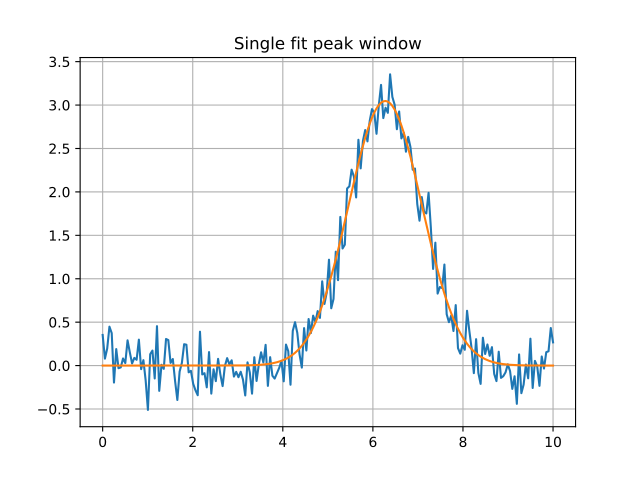

Recreate this plot in Python.
import numpy as np
import matplotlib.pyplot as plt

from astropy.modeling import models
from astropy import units as u

from specutils.spectra import Spectrum1D
from specutils.fitting import fit_lines

# Create a simple spectrum with a Gaussian.
np.random.seed(0)
x = np.linspace(0., 10., 200)
y = 3 * np.exp(-0.5 * (x- 6.3)**2 / 0.8**2)
y += np.random.normal(0., 0.2, x.shape)

# Create the spectrum
spectrum = Spectrum1D(flux=y*u.Jy, spectral_axis=x*u.um)

# Fit the spectrum
g_init = models.Gaussian1D(amplitude=3.*u.Jy, mean=5.5*u.um, stddev=1.*u.um)
g_fit = fit_lines(spectrum, g_init, window=2*u.um)
y_fit = g_fit(x*u.um)

plt.plot(x, y)
plt.plot(x, y_fit)
plt.title('Single fit peak window')
plt.grid('on')
